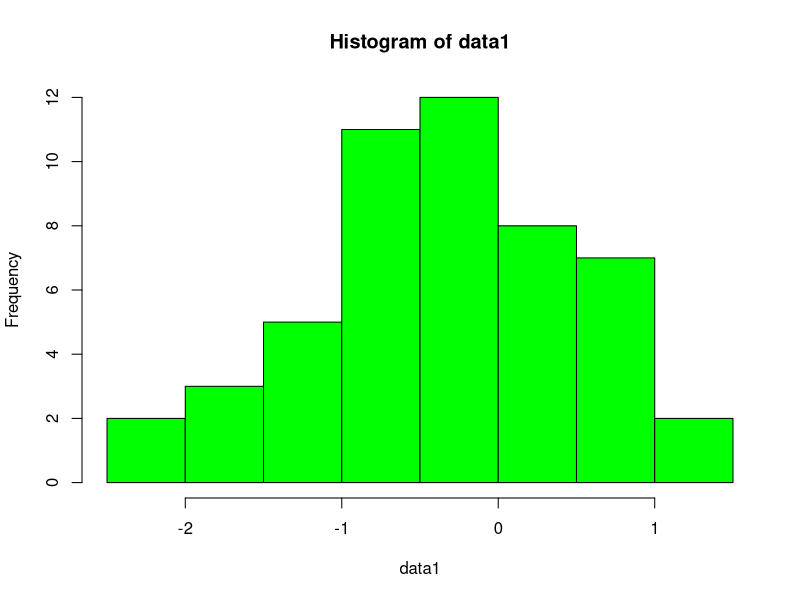
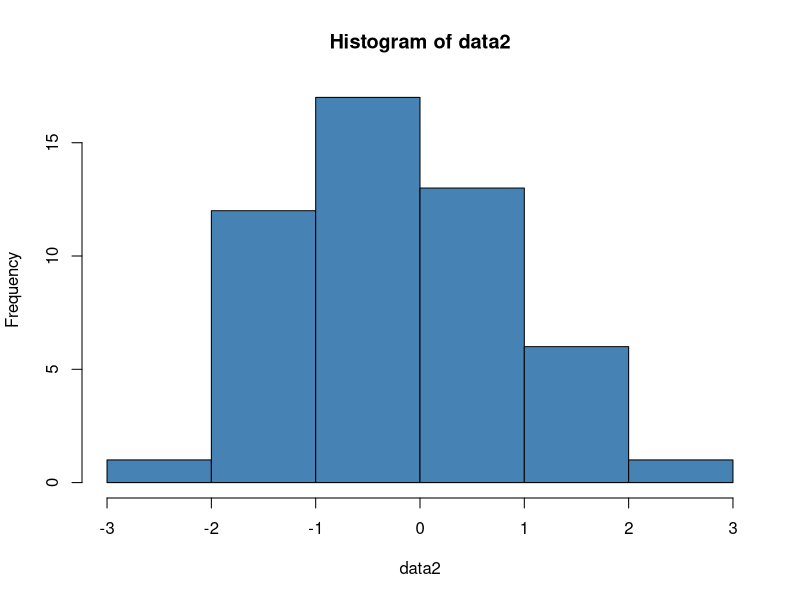
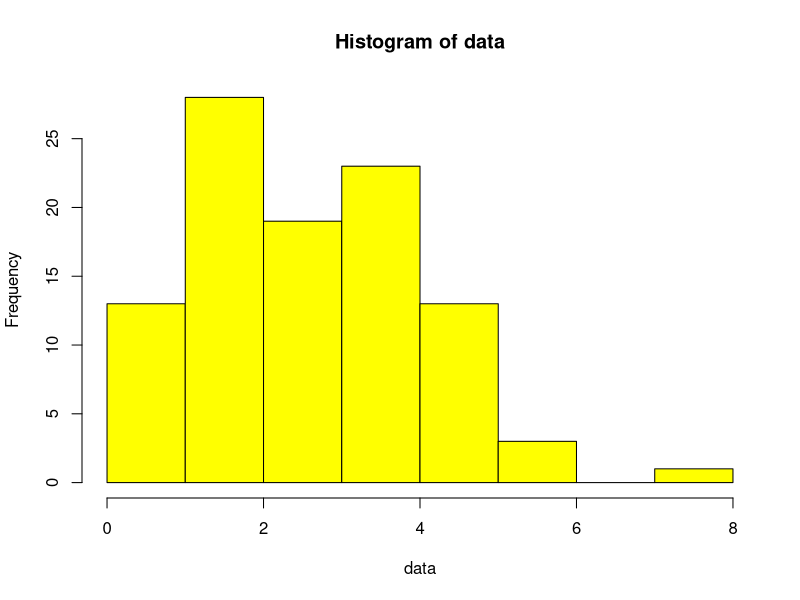

R code for these plots, in order:
# Normality Tests
# Normal Distribution 
# Normal Distribution function "rnorm"
help("rnorm")
# rnorm(n, mean = 0, sd = 1)
set.seed(10)
data1 <- rnorm(50)
data1

set.seed(30)
data2 <- rnorm(50)
data2

# Shapiro-Wilk Normality Test
help("shapiro.test")
# As the test returns the p-values 0.05, we reject the null hypothesis and
# conclude that population data is not normally distributed.
s_test1 <- shapiro.test(data1)
s_test1
#interpretetion
if(s_test1$p.value < 0.05){
  print("Since the data value is less than 0.05, we reject the null hypothesis and conclude that the population data is not normally distributed.")
}else{
  print("Since the data value is not less than 0.05, we assume that the sample value comes from population that is normally distributed.hence, we fail to reject the null hypothesis.")
}
hist(data1, col = "green")

s_test2 <- shapiro.test(data2)
s_test2
#interpretetion
if(s_test2$p.value < 0.05){
  print("Since the data value is less than 0.05, we reject the null hypothesis and conclude that the population data is not normally distributed.")
}else{
  print("Since the data value is not less than 0.05, we assume that the sample value comes from population that is normally distributed.hence, we fail to reject the null hypothesis.")
}
hist(data2, col = "steelblue")

set.seed(0)
data <- rnorm(100)
s_test <- shapiro.test(data)
if(s_test$p.value < 0.05){
  print("Since the data value is less than 0.05, we reject the null hypothesis and conclude that the population data is not normally distributed.")
}else{
  print("Since the data value is not less than 0.05, we assume that the sample value comes from population that is normally distributed.hence, we fail to reject the null hypothesis.")
}

set.seed(0)
help("rpois")
data <- rpois(n =100, lambda = 3)
s_test <- shapiro.test(data)
if(s_test$p.value < 0.05){
  print("Since the data value is less than 0.05, we reject the null hypothesis and conclude that the population data is not normally distributed.")
}else{
  print("Since the data value is not less than 0.05, we assume that the sample value comes from population that is normally distributed.hence, we fail to reject the null hypothesis.")
}
hist(data, col ='yellow')

# Anderson-Darling test
help("ad.test")
library(nortest)
set.seed(1)
x <- rnorm(100, 0, 1)
ad_test <- ad.test(x)
#interpretetion
if(ad_test$p.value < 0.05){
  print("Since the data value is less than 0.05, we reject the null hypothesis and conclude that the population data is not normally distributed.")
}else{
  print("Since the data value is not less than 0.05, we assume that the sample value comes from population that is normally distributed.hence, we fail to reject the null hypothesis.")
}

# uniform distribution
set.seed(1)
help("runif")
x <- runif(100, 0, 1)
ad_test <- ad.test(x)
#interpretetion
if(ad_test$p.value < 0.05){
  print("Since the data value is less than 0.05, we reject the null hypothesis and conclude that the population data is not normally distributed.")
}else{
  print("Since the data value is not less than 0.05, we assume that the sample value comes from population that is normally distributed.hence, we fail to reject the null hypothesis.")
}
